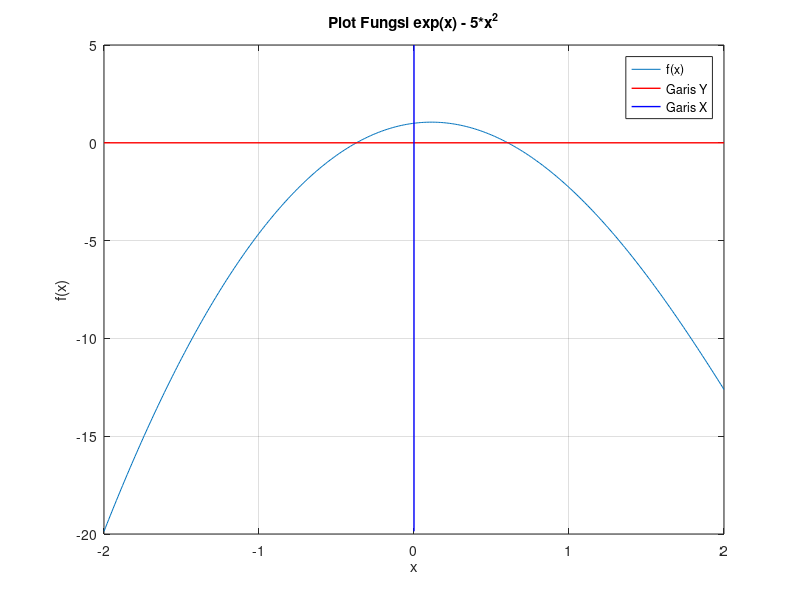

Write MATLAB code to recreate this figure.
% Definisikan fungsi yang ingin Anda cari akarnya (exp(x) - 5*x^2)
func = @(x) e.^x - 5*x.^2;

% Batas awal a dan b
a = -0.50;
b = 1.40;
tolerance = 0.001;
max_iterations = 100;

% Membuat array
akumulasiAngka = -2.0:0.01:2.0;

% Membuat plot sederhana untuk persamaannya
plot(akumulasiAngka, func(akumulasiAngka));
hold on;
% Membuat garis horizontal pada y = 0
plot([-2, 2], [0, 0], 'r', 'LineWidth', 1);

% Membuat garis vertikal pada x = 0
plot([0, 0], [min(func(akumulasiAngka)), 5], 'b', 'LineWidth', 1);

xlabel('x');
ylabel('f(x)');
title('Plot Fungsi exp(x) - 5*x^2');
grid on;

legend('f(x)', 'Garis Y', 'Garis X');

hold off;